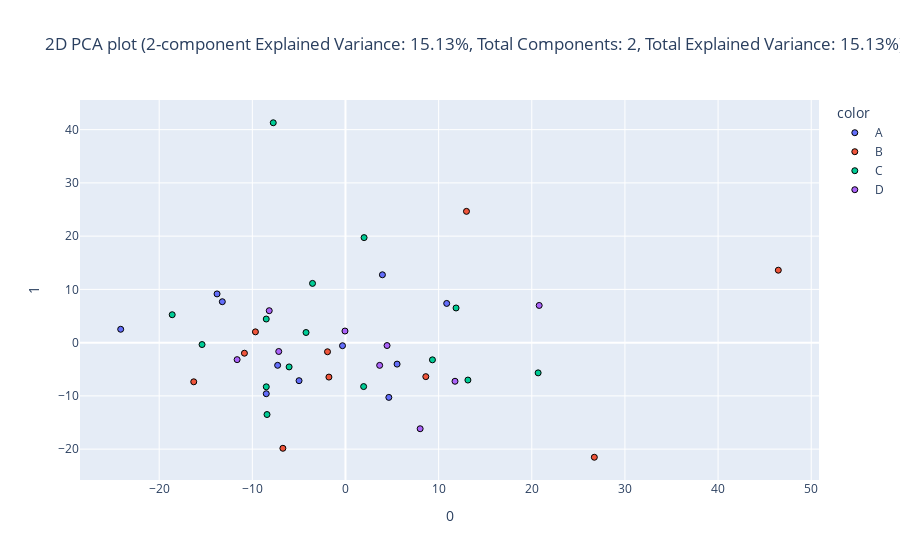

The notebook cell saved with this chart:
### Code cell
encoded_train_df, pca2d_train_df, encoded_test_df, pca2d_test_df = eda.dimensionality_reduction(train_df, test_df, id_features, categorical_features, continuous_features, target="Dukes Stage", method="pca", plot_type="2d", components=2)

### Figure 1 — Plotly figure (JSON) as saved in the notebook; plotly's stock layout.template omitted (floating-point values rounded to 4 significant figures)
{"data": [{"hovertemplate": "color=A<br>0=%{x}<br>1=%{y}<extra></extra>", "legendgroup": "A", "marker": {"color": "#636efa", "line": {"color": "Black", "width": 1}, "opacity": 1, "symbol": "circle"}, "mode": "markers", "name": "A", "orientation": "v", "showlegend": true, "type": "scatter", "x": [3.966, -4.985, -13.22, 4.655, 10.87, -24.13, -8.504, -13.79, -7.283, 5.54, -0.3175], "xaxis": "x", "y": [12.74, -7.143, 7.685, -10.28, 7.363, 2.511, -9.594, 9.151, -4.26, -4.033, -0.5732], "yaxis": "y"}, {"hovertemplate": "color=B<br>0=%{x}<br>1=%{y}<extra></extra>", "legendgroup": "B", "marker": {"color": "#EF553B", "line": {"color": "Black", "width": 1}, "opacity": 1, "symbol": "circle"}, "mode": "markers", "name": "B", "orientation": "v", "showlegend": true, "type": "scatter", "x": [-9.667, 12.99, -1.779, -6.721, -10.85, 26.72, 46.47, -16.29, 8.624, -1.93], "xaxis": "x", "y": [2.025, 24.65, -6.469, -19.84, -1.985, -21.52, 13.61, -7.353, -6.386, -1.713], "yaxis": "y"}, {"hovertemplate": "color=C<br>0=%{x}<br>1=%{y}<extra></extra>", "legendgroup": "C", "marker": {"color": "#00cc96", "line": {"color": "Black", "width": 1}, "opacity": 1, "symbol": "circle"}, "mode": "markers", "name": "C", "orientation": "v", "showlegend": true, "type": "scatter", "x": [-15.4, 1.998, -8.422, 11.87, 20.68, 9.337, 1.949, -7.753, -8.507, -4.234, -6.051, -18.6, -8.503, 13.15, -3.539], "xaxis": "x", "y": [-0.3563, 19.72, -13.5, 6.508, -5.676, -3.227, -8.249, 41.29, 4.433, 1.904, -4.559, 5.24, -8.293, -7.025, 11.12], "yaxis": "y"}, {"hovertemplate": "color=D<br>0=%{x}<br>1=%{y}<extra></extra>", "legendgroup": "D", "marker": {"color": "#ab63fa", "line": {"color": "Black", "width": 1}, "opacity": 1, "symbol": "circle"}, "mode": "markers", "name": "D", "orientation": "v", "showlegend": true, "type": "scatter", "x": [11.76, 3.671, 20.8, 8.016, -8.184, 4.463, -11.63, -0.05447, -7.165], "xaxis": "x", "y": [-7.251, -4.269, 6.985, -16.17, 5.999, -0.5456, -3.192, 2.182, -1.663], "yaxis": "y"}], "layout": {"legend": {"title": {"text": "color"}, "tracegroupgap": 0}, "title": {"text": "2D PCA plot (2-component Explained Variance: 15.13%, Total Components: 2, Total Explained Variance: 15.13%)"}, "xaxis": {"anchor": "y", "domain": [0, 1], "title": {"text": "0"}}, "yaxis": {"anchor": "x", "domain": [0, 1], "title": {"text": "1"}}}}
